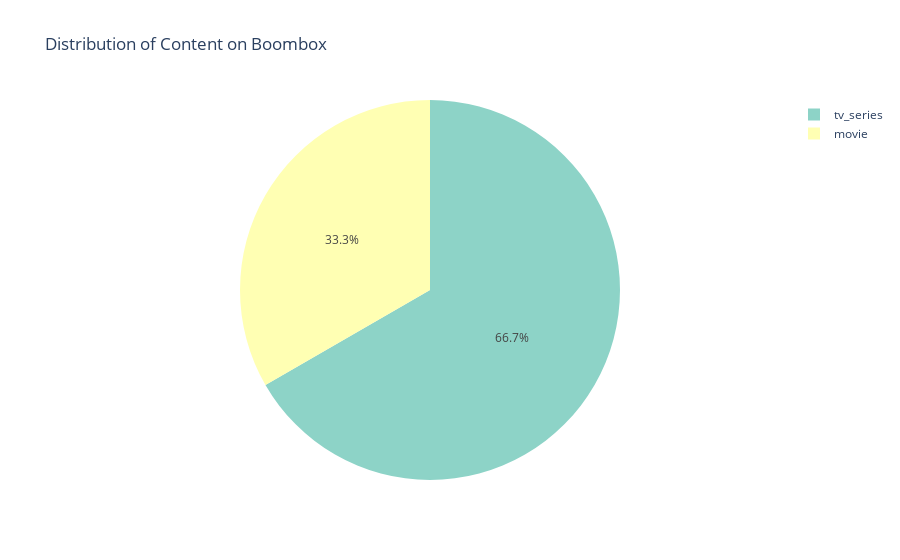

Here is the notebook cell this chart was saved with:
### Code cell
#percentage count of the type of content (based on the new column created)
plot2 = df2.groupby(['type']).size().reset_index(name='counts')
pieChart = px.pie(plot2, values='counts', names='type', 
                  title='Distribution of Content on Boombox',
                  color_discrete_sequence=px.colors.qualitative.Set3)
pieChart.show()

### Figure 1 — Plotly figure (JSON) as saved in the notebook; plotly's stock layout.template omitted (floating-point values rounded to 4 significant figures)
{"data": [{"domain": {"x": [0, 1], "y": [0, 1]}, "hovertemplate": "type=%{label}<br>counts=%{value}<extra></extra>", "labels": ["movie", "tv_series"], "legendgroup": "", "name": "", "showlegend": true, "type": "pie", "values": [167, 334]}], "layout": {"legend": {"tracegroupgap": 0}, "piecolorway": ["rgb(141,211,199)", "rgb(255,255,179)", "rgb(190,186,218)", "rgb(251,128,114)", "rgb(128,177,211)", "rgb(253,180,98)", "rgb(179,222,105)", "rgb(252,205,229)", "rgb(217,217,217)", "rgb(188,128,189)", "rgb(204,235,197)", "rgb(255,237,111)"], "title": {"text": "Distribution of Content on Boombox"}}}
